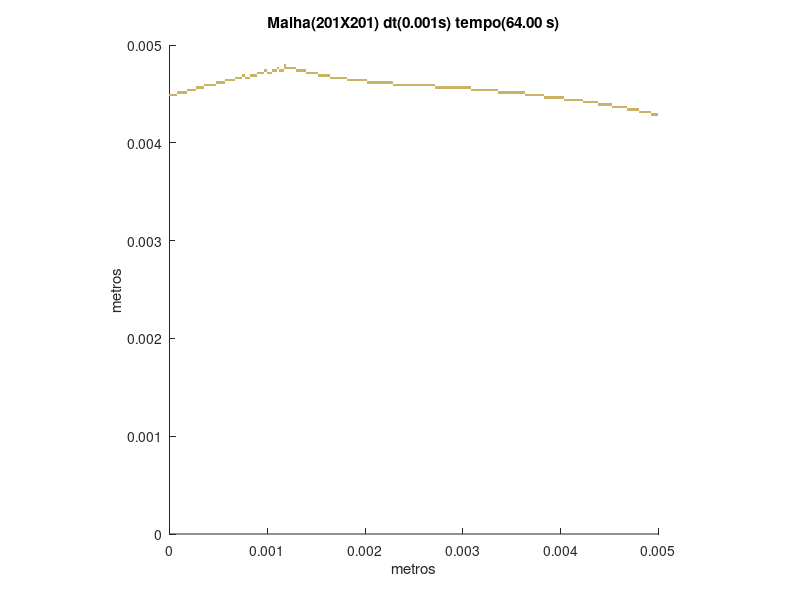

Here is the MATLAB script that generated this plot:
set (gca,'PlotBoxAspectRatio',[1 1 1],'Xlim',[0,0.005],'Ylim',[0,0.005])
hold on
title('Malha(201X201) dt(0.001s) tempo(64.00 s)')
hold on
ylabel('metros')
hold on
xlabel('metros')
hold on

fill([0.00492537313432836 0.00492537313432836 0.00495024875621891 0.00495024875621891],[0.00427860696517413 0.00430348258706468 0.00430348258706468 0.00427860696517413],[0.8,0.7,0.4],'LineStyle','none')

fill([0.00495024875621891 0.00495024875621891 0.00497512437810945 0.00497512437810945],[0.00427860696517413 0.00430348258706468 0.00430348258706468 0.00427860696517413],[0.8,0.7,0.4],'LineStyle','none')

fill([0.00497512437810945 0.00497512437810945 0.005 0.005],[0.00427860696517413 0.00430348258706468 0.00430348258706468 0.00427860696517413],[0.8,0.7,0.4],'LineStyle','none')

fill([0.00480099502487562 0.00480099502487562 0.00482587064676617 0.00482587064676617],[0.00430348258706468 0.00432835820895522 0.00432835820895522 0.00430348258706468],[0.8,0.7,0.4],'LineStyle','none')

fill([0.00482587064676617 0.00482587064676617 0.00485074626865672 0.00485074626865672],[0.00430348258706468 0.00432835820895522 0.00432835820895522 0.00430348258706468],[0.8,0.7,0.4],'LineStyle','none')

fill([0.00485074626865672 0.00485074626865672 0.00487562189054726 0.00487562189054726],[0.00430348258706468 0.00432835820895522 0.00432835820895522 0.00430348258706468],[0.8,0.7,0.4],'LineStyle','none')

fill([0.00487562189054726 0.00487562189054726 0.00490049751243781 0.00490049751243781],[0.00430348258706468 0.00432835820895522 0.00432835820895522 0.00430348258706468],[0.8,0.7,0.4],'LineStyle','none')

fill([0.00490049751243781 0.00490049751243781 0.00492537313432836 0.00492537313432836],[0.00430348258706468 0.00432835820895522 0.00432835820895522 0.00430348258706468],[0.8,0.7,0.4],'LineStyle','none')

fill([0.00467661691542289 0.00467661691542289 0.00470149253731343 0.00470149253731343],[0.00432835820895522 0.00435323383084577 0.00435323383084577 0.00432835820895522],[0.8,0.7,0.4],'LineStyle','none')

fill([0.00470149253731343 0.00470149253731343 0.00472636815920398 0.00472636815920398],[0.00432835820895522 0.00435323383084577 0.00435323383084577 0.00432835820895522],[0.8,0.7,0.4],'LineStyle','none')

fill([0.00472636815920398 0.00472636815920398 0.00475124378109453 0.00475124378109453],[0.00432835820895522 0.00435323383084577 0.00435323383084577 0.00432835820895522],[0.8,0.7,0.4],'LineStyle','none')

fill([0.00475124378109453 0.00475124378109453 0.00477611940298507 0.00477611940298507],[0.00432835820895522 0.00435323383084577 0.00435323383084577 0.00432835820895522],[0.8,0.7,0.4],'LineStyle','none')

fill([0.00477611940298507 0.00477611940298507 0.00480099502487562 0.00480099502487562],[0.00432835820895522 0.00435323383084577 0.00435323383084577 0.00432835820895522],[0.8,0.7,0.4],'LineStyle','none')

fill([0.0045273631840796 0.0045273631840796 0.00455223880597015 0.00455223880597015],[0.00435323383084577 0.00437810945273632 0.00437810945273632 0.00435323383084577],[0.8,0.7,0.4],'LineStyle','none')

fill([0.00455223880597015 0.00455223880597015 0.0045771144278607 0.0045771144278607],[0.00435323383084577 0.00437810945273632 0.00437810945273632 0.00435323383084577],[0.8,0.7,0.4],'LineStyle','none')

fill([0.0045771144278607 0.0045771144278607 0.00460199004975124 0.00460199004975124],[0.00435323383084577 0.00437810945273632 0.00437810945273632 0.00435323383084577],[0.8,0.7,0.4],'LineStyle','none')

fill([0.00460199004975124 0.00460199004975124 0.00462686567164179 0.00462686567164179],[0.00435323383084577 0.00437810945273632 0.00437810945273632 0.00435323383084577],[0.8,0.7,0.4],'LineStyle','none')

fill([0.00462686567164179 0.00462686567164179 0.00465174129353234 0.00465174129353234],[0.00435323383084577 0.00437810945273632 0.00437810945273632 0.00435323383084577],[0.8,0.7,0.4],'LineStyle','none')

fill([0.00465174129353234 0.00465174129353234 0.00467661691542289 0.00467661691542289],[0.00435323383084577 0.00437810945273632 0.00437810945273632 0.00435323383084577],[0.8,0.7,0.4],'LineStyle','none')

fill([0.00437810945273632 0.00437810945273632 0.00440298507462687 0.00440298507462687],[0.00437810945273632 0.00440298507462687 0.00440298507462687 0.00437810945273632],[0.8,0.7,0.4],'LineStyle','none')

fill([0.00440298507462687 0.00440298507462687 0.00442786069651741 0.00442786069651741],[0.00437810945273632 0.00440298507462687 0.00440298507462687 0.00437810945273632],[0.8,0.7,0.4],'LineStyle','none')

fill([0.00442786069651741 0.00442786069651741 0.00445273631840796 0.00445273631840796],[0.00437810945273632 0.00440298507462687 0.00440298507462687 0.00437810945273632],[0.8,0.7,0.4],'LineStyle','none')

fill([0.00445273631840796 0.00445273631840796 0.00447761194029851 0.00447761194029851],[0.00437810945273632 0.00440298507462687 0.00440298507462687 0.00437810945273632],[0.8,0.7,0.4],'LineStyle','none')

fill([0.00447761194029851 0.00447761194029851 0.00450248756218905 0.00450248756218905],[0.00437810945273632 0.00440298507462687 0.00440298507462687 0.00437810945273632],[0.8,0.7,0.4],'LineStyle','none')

fill([0.00450248756218905 0.00450248756218905 0.0045273631840796 0.0045273631840796],[0.00437810945273632 0.00440298507462687 0.00440298507462687 0.00437810945273632],[0.8,0.7,0.4],'LineStyle','none')

fill([0.00422885572139303 0.00422885572139303 0.00425373134328358 0.00425373134328358],[0.00440298507462687 0.00442786069651741 0.00442786069651741 0.00440298507462687],[0.8,0.7,0.4],'LineStyle','none')

fill([0.00425373134328358 0.00425373134328358 0.00427860696517413 0.00427860696517413],[0.00440298507462687 0.00442786069651741 0.00442786069651741 0.00440298507462687],[0.8,0.7,0.4],'LineStyle','none')

fill([0.00427860696517413 0.00427860696517413 0.00430348258706468 0.00430348258706468],[0.00440298507462687 0.00442786069651741 0.00442786069651741 0.00440298507462687],[0.8,0.7,0.4],'LineStyle','none')

fill([0.00430348258706468 0.00430348258706468 0.00432835820895522 0.00432835820895522],[0.00440298507462687 0.00442786069651741 0.00442786069651741 0.00440298507462687],[0.8,0.7,0.4],'LineStyle','none')

fill([0.00432835820895522 0.00432835820895522 0.00435323383084577 0.00435323383084577],[0.00440298507462687 0.00442786069651741 0.00442786069651741 0.00440298507462687],[0.8,0.7,0.4],'LineStyle','none')

fill([0.00435323383084577 0.00435323383084577 0.00437810945273632 0.00437810945273632],[0.00440298507462687 0.00442786069651741 0.00442786069651741 0.00440298507462687],[0.8,0.7,0.4],'LineStyle','none')

fill([0.00402985074626866 0.00402985074626866 0.0040547263681592 0.0040547263681592],[0.00442786069651741 0.00445273631840796 0.00445273631840796 0.00442786069651741],[0.8,0.7,0.4],'LineStyle','none')

fill([0.0040547263681592 0.0040547263681592 0.00407960199004975 0.00407960199004975],[0.00442786069651741 0.00445273631840796 0.00445273631840796 0.00442786069651741],[0.8,0.7,0.4],'LineStyle','none')

fill([0.00407960199004975 0.00407960199004975 0.0041044776119403 0.0041044776119403],[0.00442786069651741 0.00445273631840796 0.00445273631840796 0.00442786069651741],[0.8,0.7,0.4],'LineStyle','none')

fill([0.0041044776119403 0.0041044776119403 0.00412935323383085 0.00412935323383085],[0.00442786069651741 0.00445273631840796 0.00445273631840796 0.00442786069651741],[0.8,0.7,0.4],'LineStyle','none')

fill([0.00412935323383085 0.00412935323383085 0.00415422885572139 0.00415422885572139],[0.00442786069651741 0.00445273631840796 0.00445273631840796 0.00442786069651741],[0.8,0.7,0.4],'LineStyle','none')

fill([0.00415422885572139 0.00415422885572139 0.00417910447761194 0.00417910447761194],[0.00442786069651741 0.00445273631840796 0.00445273631840796 0.00442786069651741],[0.8,0.7,0.4],'LineStyle','none')

fill([0.00417910447761194 0.00417910447761194 0.00420398009950249 0.00420398009950249],[0.00442786069651741 0.00445273631840796 0.00445273631840796 0.00442786069651741],[0.8,0.7,0.4],'LineStyle','none')

fill([0.00420398009950249 0.00420398009950249 0.00422885572139303 0.00422885572139303],[0.00442786069651741 0.00445273631840796 0.00445273631840796 0.00442786069651741],[0.8,0.7,0.4],'LineStyle','none')

fill([0.00383084577114428 0.00383084577114428 0.00385572139303483 0.00385572139303483],[0.00445273631840796 0.00447761194029851 0.00447761194029851 0.00445273631840796],[0.8,0.7,0.4],'LineStyle','none')

fill([0.00385572139303483 0.00385572139303483 0.00388059701492537 0.00388059701492537],[0.00445273631840796 0.00447761194029851 0.00447761194029851 0.00445273631840796],[0.8,0.7,0.4],'LineStyle','none')

fill([0.00388059701492537 0.00388059701492537 0.00390547263681592 0.00390547263681592],[0.00445273631840796 0.00447761194029851 0.00447761194029851 0.00445273631840796],[0.8,0.7,0.4],'LineStyle','none')

fill([0.00390547263681592 0.00390547263681592 0.00393034825870647 0.00393034825870647],[0.00445273631840796 0.00447761194029851 0.00447761194029851 0.00445273631840796],[0.8,0.7,0.4],'LineStyle','none')

fill([0.00393034825870647 0.00393034825870647 0.00395522388059701 0.00395522388059701],[0.00445273631840796 0.00447761194029851 0.00447761194029851 0.00445273631840796],[0.8,0.7,0.4],'LineStyle','none')

fill([0.00395522388059701 0.00395522388059701 0.00398009950248756 0.00398009950248756],[0.00445273631840796 0.00447761194029851 0.00447761194029851 0.00445273631840796],[0.8,0.7,0.4],'LineStyle','none')

fill([0.00398009950248756 0.00398009950248756 0.00400497512437811 0.00400497512437811],[0.00445273631840796 0.00447761194029851 0.00447761194029851 0.00445273631840796],[0.8,0.7,0.4],'LineStyle','none')

fill([0.00400497512437811 0.00400497512437811 0.00402985074626866 0.00402985074626866],[0.00445273631840796 0.00447761194029851 0.00447761194029851 0.00445273631840796],[0.8,0.7,0.4],'LineStyle','none')

fill([0 0 2.48756218905473E-05 2.48756218905473E-05],[0.00447761194029851 0.00450248756218905 0.00450248756218905 0.00447761194029851],[0.8,0.7,0.4],'LineStyle','none')

fill([2.48756218905473E-05 2.48756218905473E-05 4.97512437810945E-05 4.97512437810945E-05],[0.00447761194029851 0.00450248756218905 0.00450248756218905 0.00447761194029851],[0.8,0.7,0.4],'LineStyle','none')

fill([4.97512437810945E-05 4.97512437810945E-05 7.46268656716418E-05 7.46268656716418E-05],[0.00447761194029851 0.00450248756218905 0.00450248756218905 0.00447761194029851],[0.8,0.7,0.4],'LineStyle','none')

fill([0.0036318407960199 0.0036318407960199 0.00365671641791045 0.00365671641791045],[0.00447761194029851 0.00450248756218905 0.00450248756218905 0.00447761194029851],[0.8,0.7,0.4],'LineStyle','none')

fill([0.00365671641791045 0.00365671641791045 0.003681592039801 0.003681592039801],[0.00447761194029851 0.00450248756218905 0.00450248756218905 0.00447761194029851],[0.8,0.7,0.4],'LineStyle','none')

fill([0.003681592039801 0.003681592039801 0.00370646766169154 0.00370646766169154],[0.00447761194029851 0.00450248756218905 0.00450248756218905 0.00447761194029851],[0.8,0.7,0.4],'LineStyle','none')

fill([0.00370646766169154 0.00370646766169154 0.00373134328358209 0.00373134328358209],[0.00447761194029851 0.00450248756218905 0.00450248756218905 0.00447761194029851],[0.8,0.7,0.4],'LineStyle','none')

fill([0.00373134328358209 0.00373134328358209 0.00375621890547264 0.00375621890547264],[0.00447761194029851 0.00450248756218905 0.00450248756218905 0.00447761194029851],[0.8,0.7,0.4],'LineStyle','none')

fill([0.00375621890547264 0.00375621890547264 0.00378109452736318 0.00378109452736318],[0.00447761194029851 0.00450248756218905 0.00450248756218905 0.00447761194029851],[0.8,0.7,0.4],'LineStyle','none')

fill([0.00378109452736318 0.00378109452736318 0.00380597014925373 0.00380597014925373],[0.00447761194029851 0.00450248756218905 0.00450248756218905 0.00447761194029851],[0.8,0.7,0.4],'LineStyle','none')

fill([0.00380597014925373 0.00380597014925373 0.00383084577114428 0.00383084577114428],[0.00447761194029851 0.00450248756218905 0.00450248756218905 0.00447761194029851],[0.8,0.7,0.4],'LineStyle','none')

fill([7.46268656716418E-05 7.46268656716418E-05 9.95024875621891E-05 9.95024875621891E-05],[0.00450248756218905 0.0045273631840796 0.0045273631840796 0.00450248756218905],[0.8,0.7,0.4],'LineStyle','none')

fill([9.95024875621891E-05 9.95024875621891E-05 0.000124378109452736 0.000124378109452736],[0.00450248756218905 0.0045273631840796 0.0045273631840796 0.00450248756218905],[0.8,0.7,0.4],'LineStyle','none')

fill([0.000124378109452736 0.000124378109452736 0.000149253731343284 0.000149253731343284],[0.00450248756218905 0.0045273631840796 0.0045273631840796 0.00450248756218905],[0.8,0.7,0.4],'LineStyle','none')

fill([0.000149253731343284 0.000149253731343284 0.000174129353233831 0.000174129353233831],[0.00450248756218905 0.0045273631840796 0.0045273631840796 0.00450248756218905],[0.8,0.7,0.4],'LineStyle','none')

fill([0.00335820895522388 0.00335820895522388 0.00338308457711443 0.00338308457711443],[0.00450248756218905 0.0045273631840796 0.0045273631840796 0.00450248756218905],[0.8,0.7,0.4],'LineStyle','none')

fill([0.00338308457711443 0.00338308457711443 0.00340796019900498 0.00340796019900498],[0.00450248756218905 0.0045273631840796 0.0045273631840796 0.00450248756218905],[0.8,0.7,0.4],'LineStyle','none')

fill([0.00340796019900498 0.00340796019900498 0.00343283582089552 0.00343283582089552],[0.00450248756218905 0.0045273631840796 0.0045273631840796 0.00450248756218905],[0.8,0.7,0.4],'LineStyle','none')

fill([0.00343283582089552 0.00343283582089552 0.00345771144278607 0.00345771144278607],[0.00450248756218905 0.0045273631840796 0.0045273631840796 0.00450248756218905],[0.8,0.7,0.4],'LineStyle','none')

fill([0.00345771144278607 0.00345771144278607 0.00348258706467662 0.00348258706467662],[0.00450248756218905 0.0045273631840796 0.0045273631840796 0.00450248756218905],[0.8,0.7,0.4],'LineStyle','none')

fill([0.00348258706467662 0.00348258706467662 0.00350746268656716 0.00350746268656716],[0.00450248756218905 0.0045273631840796 0.0045273631840796 0.00450248756218905],[0.8,0.7,0.4],'LineStyle','none')

fill([0.00350746268656716 0.00350746268656716 0.00353233830845771 0.00353233830845771],[0.00450248756218905 0.0045273631840796 0.0045273631840796 0.00450248756218905],[0.8,0.7,0.4],'LineStyle','none')

fill([0.00353233830845771 0.00353233830845771 0.00355721393034826 0.00355721393034826],[0.00450248756218905 0.0045273631840796 0.0045273631840796 0.00450248756218905],[0.8,0.7,0.4],'LineStyle','none')

fill([0.00355721393034826 0.00355721393034826 0.00358208955223881 0.00358208955223881],[0.00450248756218905 0.0045273631840796 0.0045273631840796 0.00450248756218905],[0.8,0.7,0.4],'LineStyle','none')

fill([0.00358208955223881 0.00358208955223881 0.00360696517412935 0.00360696517412935],[0.00450248756218905 0.0045273631840796 0.0045273631840796 0.00450248756218905],[0.8,0.7,0.4],'LineStyle','none')

fill([0.00360696517412935 0.00360696517412935 0.0036318407960199 0.0036318407960199],[0.00450248756218905 0.0045273631840796 0.0045273631840796 0.00450248756218905],[0.8,0.7,0.4],'LineStyle','none')

fill([0.000174129353233831 0.000174129353233831 0.000199004975124378 0.000199004975124378],[0.0045273631840796 0.00455223880597015 0.00455223880597015 0.0045273631840796],[0.8,0.7,0.4],'LineStyle','none')

fill([0.000199004975124378 0.000199004975124378 0.000223880597014925 0.000223880597014925],[0.0045273631840796 0.00455223880597015 0.00455223880597015 0.0045273631840796],[0.8,0.7,0.4],'LineStyle','none')

fill([0.000223880597014925 0.000223880597014925 0.000248756218905473 0.000248756218905473],[0.0045273631840796 0.00455223880597015 0.00455223880597015 0.0045273631840796],[0.8,0.7,0.4],'LineStyle','none')

fill([0.000248756218905473 0.000248756218905473 0.00027363184079602 0.00027363184079602],[0.0045273631840796 0.00455223880597015 0.00455223880597015 0.0045273631840796],[0.8,0.7,0.4],'LineStyle','none')

fill([0.00308457711442786 0.00308457711442786 0.00310945273631841 0.00310945273631841],[0.0045273631840796 0.00455223880597015 0.00455223880597015 0.0045273631840796],[0.8,0.7,0.4],'LineStyle','none')

fill([0.00310945273631841 0.00310945273631841 0.00313432835820896 0.00313432835820896],[0.0045273631840796 0.00455223880597015 0.00455223880597015 0.0045273631840796],[0.8,0.7,0.4],'LineStyle','none')

fill([0.00313432835820896 0.00313432835820896 0.0031592039800995 0.0031592039800995],[0.0045273631840796 0.00455223880597015 0.00455223880597015 0.0045273631840796],[0.8,0.7,0.4],'LineStyle','none')

fill([0.0031592039800995 0.0031592039800995 0.00318407960199005 0.00318407960199005],[0.0045273631840796 0.00455223880597015 0.00455223880597015 0.0045273631840796],[0.8,0.7,0.4],'LineStyle','none')

fill([0.00318407960199005 0.00318407960199005 0.0032089552238806 0.0032089552238806],[0.0045273631840796 0.00455223880597015 0.00455223880597015 0.0045273631840796],[0.8,0.7,0.4],'LineStyle','none')

fill([0.0032089552238806 0.0032089552238806 0.00323383084577114 0.00323383084577114],[0.0045273631840796 0.00455223880597015 0.00455223880597015 0.0045273631840796],[0.8,0.7,0.4],'LineStyle','none')

fill([0.00323383084577114 0.00323383084577114 0.00325870646766169 0.00325870646766169],[0.0045273631840796 0.00455223880597015 0.00455223880597015 0.0045273631840796],[0.8,0.7,0.4],'LineStyle','none')

fill([0.00325870646766169 0.00325870646766169 0.00328358208955224 0.00328358208955224],[0.0045273631840796 0.00455223880597015 0.00455223880597015 0.0045273631840796],[0.8,0.7,0.4],'LineStyle','none')

fill([0.00328358208955224 0.00328358208955224 0.00330845771144279 0.00330845771144279],[0.0045273631840796 0.00455223880597015 0.00455223880597015 0.0045273631840796],[0.8,0.7,0.4],'LineStyle','none')

fill([0.00330845771144279 0.00330845771144279 0.00333333333333333 0.00333333333333333],[0.0045273631840796 0.00455223880597015 0.00455223880597015 0.0045273631840796],[0.8,0.7,0.4],'LineStyle','none')

fill([0.00333333333333333 0.00333333333333333 0.00335820895522388 0.00335820895522388],[0.0045273631840796 0.00455223880597015 0.00455223880597015 0.0045273631840796],[0.8,0.7,0.4],'LineStyle','none')

fill([0.00027363184079602 0.00027363184079602 0.000298507462686567 0.000298507462686567],[0.00455223880597015 0.0045771144278607 0.0045771144278607 0.00455223880597015],[0.8,0.7,0.4],'LineStyle','none')

fill([0.000298507462686567 0.000298507462686567 0.000323383084577114 0.000323383084577114],[0.00455223880597015 0.0045771144278607 0.0045771144278607 0.00455223880597015],[0.8,0.7,0.4],'LineStyle','none')

fill([0.000323383084577114 0.000323383084577114 0.000348258706467662 0.000348258706467662],[0.00455223880597015 0.0045771144278607 0.0045771144278607 0.00455223880597015],[0.8,0.7,0.4],'LineStyle','none')

fill([0.00271144278606965 0.00271144278606965 0.0027363184079602 0.0027363184079602],[0.00455223880597015 0.0045771144278607 0.0045771144278607 0.00455223880597015],[0.8,0.7,0.4],'LineStyle','none')

fill([0.0027363184079602 0.0027363184079602 0.00276119402985075 0.00276119402985075],[0.00455223880597015 0.0045771144278607 0.0045771144278607 0.00455223880597015],[0.8,0.7,0.4],'LineStyle','none')

fill([0.00276119402985075 0.00276119402985075 0.00278606965174129 0.00278606965174129],[0.00455223880597015 0.0045771144278607 0.0045771144278607 0.00455223880597015],[0.8,0.7,0.4],'LineStyle','none')

fill([0.00278606965174129 0.00278606965174129 0.00281094527363184 0.00281094527363184],[0.00455223880597015 0.0045771144278607 0.0045771144278607 0.00455223880597015],[0.8,0.7,0.4],'LineStyle','none')

fill([0.00281094527363184 0.00281094527363184 0.00283582089552239 0.00283582089552239],[0.00455223880597015 0.0045771144278607 0.0045771144278607 0.00455223880597015],[0.8,0.7,0.4],'LineStyle','none')

fill([0.00283582089552239 0.00283582089552239 0.00286069651741294 0.00286069651741294],[0.00455223880597015 0.0045771144278607 0.0045771144278607 0.00455223880597015],[0.8,0.7,0.4],'LineStyle','none')

fill([0.00286069651741294 0.00286069651741294 0.00288557213930348 0.00288557213930348],[0.00455223880597015 0.0045771144278607 0.0045771144278607 0.00455223880597015],[0.8,0.7,0.4],'LineStyle','none')

fill([0.00288557213930348 0.00288557213930348 0.00291044776119403 0.00291044776119403],[0.00455223880597015 0.0045771144278607 0.0045771144278607 0.00455223880597015],[0.8,0.7,0.4],'LineStyle','none')

fill([0.00291044776119403 0.00291044776119403 0.00293532338308458 0.00293532338308458],[0.00455223880597015 0.0045771144278607 0.0045771144278607 0.00455223880597015],[0.8,0.7,0.4],'LineStyle','none')

fill([0.00293532338308458 0.00293532338308458 0.00296019900497512 0.00296019900497512],[0.00455223880597015 0.0045771144278607 0.0045771144278607 0.00455223880597015],[0.8,0.7,0.4],'LineStyle','none')

fill([0.00296019900497512 0.00296019900497512 0.00298507462686567 0.00298507462686567],[0.00455223880597015 0.0045771144278607 0.0045771144278607 0.00455223880597015],[0.8,0.7,0.4],'LineStyle','none')

fill([0.00298507462686567 0.00298507462686567 0.00300995024875622 0.00300995024875622],[0.00455223880597015 0.0045771144278607 0.0045771144278607 0.00455223880597015],[0.8,0.7,0.4],'LineStyle','none')

fill([0.00300995024875622 0.00300995024875622 0.00303482587064677 0.00303482587064677],[0.00455223880597015 0.0045771144278607 0.0045771144278607 0.00455223880597015],[0.8,0.7,0.4],'LineStyle','none')

fill([0.00303482587064677 0.00303482587064677 0.00305970149253731 0.00305970149253731],[0.00455223880597015 0.0045771144278607 0.0045771144278607 0.00455223880597015],[0.8,0.7,0.4],'LineStyle','none')

fill([0.00305970149253731 0.00305970149253731 0.00308457711442786 0.00308457711442786],[0.00455223880597015 0.0045771144278607 0.0045771144278607 0.00455223880597015],[0.8,0.7,0.4],'LineStyle','none')

fill([0.000348258706467662 0.000348258706467662 0.000373134328358209 0.000373134328358209],[0.0045771144278607 0.00460199004975124 0.00460199004975124 0.0045771144278607],[0.8,0.7,0.4],'LineStyle','none')

fill([0.000373134328358209 0.000373134328358209 0.000398009950248756 0.000398009950248756],[0.0045771144278607 0.00460199004975124 0.00460199004975124 0.0045771144278607],[0.8,0.7,0.4],'LineStyle','none')

fill([0.000398009950248756 0.000398009950248756 0.000422885572139303 0.000422885572139303],[0.0045771144278607 0.00460199004975124 0.00460199004975124 0.0045771144278607],[0.8,0.7,0.4],'LineStyle','none')

fill([0.000422885572139303 0.000422885572139303 0.000447761194029851 0.000447761194029851],[0.0045771144278607 0.00460199004975124 0.00460199004975124 0.0045771144278607],[0.8,0.7,0.4],'LineStyle','none')

fill([0.000447761194029851 0.000447761194029851 0.000472636815920398 0.000472636815920398],[0.0045771144278607 0.00460199004975124 0.00460199004975124 0.0045771144278607],[0.8,0.7,0.4],'LineStyle','none')

fill([0.00228855721393035 0.00228855721393035 0.0023134328358209 0.0023134328358209],[0.0045771144278607 0.00460199004975124 0.00460199004975124 0.0045771144278607],[0.8,0.7,0.4],'LineStyle','none')

fill([0.0023134328358209 0.0023134328358209 0.00233830845771144 0.00233830845771144],[0.0045771144278607 0.00460199004975124 0.00460199004975124 0.0045771144278607],[0.8,0.7,0.4],'LineStyle','none')

fill([0.00233830845771144 0.00233830845771144 0.00236318407960199 0.00236318407960199],[0.0045771144278607 0.00460199004975124 0.00460199004975124 0.0045771144278607],[0.8,0.7,0.4],'LineStyle','none')

fill([0.00236318407960199 0.00236318407960199 0.00238805970149254 0.00238805970149254],[0.0045771144278607 0.00460199004975124 0.00460199004975124 0.0045771144278607],[0.8,0.7,0.4],'LineStyle','none')

fill([0.00238805970149254 0.00238805970149254 0.00241293532338308 0.00241293532338308],[0.0045771144278607 0.00460199004975124 0.00460199004975124 0.0045771144278607],[0.8,0.7,0.4],'LineStyle','none')

fill([0.00241293532338308 0.00241293532338308 0.00243781094527363 0.00243781094527363],[0.0045771144278607 0.00460199004975124 0.00460199004975124 0.0045771144278607],[0.8,0.7,0.4],'LineStyle','none')

fill([0.00243781094527363 0.00243781094527363 0.00246268656716418 0.00246268656716418],[0.0045771144278607 0.00460199004975124 0.00460199004975124 0.0045771144278607],[0.8,0.7,0.4],'LineStyle','none')

fill([0.00246268656716418 0.00246268656716418 0.00248756218905473 0.00248756218905473],[0.0045771144278607 0.00460199004975124 0.00460199004975124 0.0045771144278607],[0.8,0.7,0.4],'LineStyle','none')

fill([0.00248756218905473 0.00248756218905473 0.00251243781094527 0.00251243781094527],[0.0045771144278607 0.00460199004975124 0.00460199004975124 0.0045771144278607],[0.8,0.7,0.4],'LineStyle','none')

fill([0.00251243781094527 0.00251243781094527 0.00253731343283582 0.00253731343283582],[0.0045771144278607 0.00460199004975124 0.00460199004975124 0.0045771144278607],[0.8,0.7,0.4],'LineStyle','none')

fill([0.00253731343283582 0.00253731343283582 0.00256218905472637 0.00256218905472637],[0.0045771144278607 0.00460199004975124 0.00460199004975124 0.0045771144278607],[0.8,0.7,0.4],'LineStyle','none')

fill([0.00256218905472637 0.00256218905472637 0.00258706467661692 0.00258706467661692],[0.0045771144278607 0.00460199004975124 0.00460199004975124 0.0045771144278607],[0.8,0.7,0.4],'LineStyle','none')

fill([0.00258706467661692 0.00258706467661692 0.00261194029850746 0.00261194029850746],[0.0045771144278607 0.00460199004975124 0.00460199004975124 0.0045771144278607],[0.8,0.7,0.4],'LineStyle','none')

fill([0.00261194029850746 0.00261194029850746 0.00263681592039801 0.00263681592039801],[0.0045771144278607 0.00460199004975124 0.00460199004975124 0.0045771144278607],[0.8,0.7,0.4],'LineStyle','none')

fill([0.00263681592039801 0.00263681592039801 0.00266169154228856 0.00266169154228856],[0.0045771144278607 0.00460199004975124 0.00460199004975124 0.0045771144278607],[0.8,0.7,0.4],'LineStyle','none')

fill([0.00266169154228856 0.00266169154228856 0.0026865671641791 0.0026865671641791],[0.0045771144278607 0.00460199004975124 0.00460199004975124 0.0045771144278607],[0.8,0.7,0.4],'LineStyle','none')

fill([0.0026865671641791 0.0026865671641791 0.00271144278606965 0.00271144278606965],[0.0045771144278607 0.00460199004975124 0.00460199004975124 0.0045771144278607],[0.8,0.7,0.4],'LineStyle','none')

fill([0.000472636815920398 0.000472636815920398 0.000497512437810945 0.000497512437810945],[0.00460199004975124 0.00462686567164179 0.00462686567164179 0.00460199004975124],[0.8,0.7,0.4],'LineStyle','none')

fill([0.000497512437810945 0.000497512437810945 0.000522388059701492 0.000522388059701492],[0.00460199004975124 0.00462686567164179 0.00462686567164179 0.00460199004975124],[0.8,0.7,0.4],'LineStyle','none')

fill([0.000522388059701492 0.000522388059701492 0.00054726368159204 0.00054726368159204],[0.00460199004975124 0.00462686567164179 0.00462686567164179 0.00460199004975124],[0.8,0.7,0.4],'LineStyle','none')

fill([0.00054726368159204 0.00054726368159204 0.000572139303482587 0.000572139303482587],[0.00460199004975124 0.00462686567164179 0.00462686567164179 0.00460199004975124],[0.8,0.7,0.4],'LineStyle','none')

fill([0.00201492537313433 0.00201492537313433 0.00203980099502488 0.00203980099502488],[0.00460199004975124 0.00462686567164179 0.00462686567164179 0.00460199004975124],[0.8,0.7,0.4],'LineStyle','none')

fill([0.00203980099502488 0.00203980099502488 0.00206467661691542 0.00206467661691542],[0.00460199004975124 0.00462686567164179 0.00462686567164179 0.00460199004975124],[0.8,0.7,0.4],'LineStyle','none')

fill([0.00206467661691542 0.00206467661691542 0.00208955223880597 0.00208955223880597],[0.00460199004975124 0.00462686567164179 0.00462686567164179 0.00460199004975124],[0.8,0.7,0.4],'LineStyle','none')

fill([0.00208955223880597 0.00208955223880597 0.00211442786069652 0.00211442786069652],[0.00460199004975124 0.00462686567164179 0.00462686567164179 0.00460199004975124],[0.8,0.7,0.4],'LineStyle','none')

fill([0.00211442786069652 0.00211442786069652 0.00213930348258706 0.00213930348258706],[0.00460199004975124 0.00462686567164179 0.00462686567164179 0.00460199004975124],[0.8,0.7,0.4],'LineStyle','none')

fill([0.00213930348258706 0.00213930348258706 0.00216417910447761 0.00216417910447761],[0.00460199004975124 0.00462686567164179 0.00462686567164179 0.00460199004975124],[0.8,0.7,0.4],'LineStyle','none')

fill([0.00216417910447761 0.00216417910447761 0.00218905472636816 0.00218905472636816],[0.00460199004975124 0.00462686567164179 0.00462686567164179 0.00460199004975124],[0.8,0.7,0.4],'LineStyle','none')

fill([0.00218905472636816 0.00218905472636816 0.00221393034825871 0.00221393034825871],[0.00460199004975124 0.00462686567164179 0.00462686567164179 0.00460199004975124],[0.8,0.7,0.4],'LineStyle','none')

fill([0.00221393034825871 0.00221393034825871 0.00223880597014925 0.00223880597014925],[0.00460199004975124 0.00462686567164179 0.00462686567164179 0.00460199004975124],[0.8,0.7,0.4],'LineStyle','none')

fill([0.00223880597014925 0.00223880597014925 0.0022636815920398 0.0022636815920398],[0.00460199004975124 0.00462686567164179 0.00462686567164179 0.00460199004975124],[0.8,0.7,0.4],'LineStyle','none')

fill([0.0022636815920398 0.0022636815920398 0.00228855721393035 0.00228855721393035],[0.00460199004975124 0.00462686567164179 0.00462686567164179 0.00460199004975124],[0.8,0.7,0.4],'LineStyle','none')

fill([0.000572139303482587 0.000572139303482587 0.000597014925373134 0.000597014925373134],[0.00462686567164179 0.00465174129353234 0.00465174129353234 0.00462686567164179],[0.8,0.7,0.4],'LineStyle','none')

fill([0.000597014925373134 0.000597014925373134 0.000621890547263682 0.000621890547263682],[0.00462686567164179 0.00465174129353234 0.00465174129353234 0.00462686567164179],[0.8,0.7,0.4],'LineStyle','none')

fill([0.000621890547263682 0.000621890547263682 0.000646766169154229 0.000646766169154229],[0.00462686567164179 0.00465174129353234 0.00465174129353234 0.00462686567164179],[0.8,0.7,0.4],'LineStyle','none')

fill([0.000646766169154229 0.000646766169154229 0.000671641791044776 0.000671641791044776],[0.00462686567164179 0.00465174129353234 0.00465174129353234 0.00462686567164179],[0.8,0.7,0.4],'LineStyle','none')

fill([0.00181592039800995 0.00181592039800995 0.0018407960199005 0.0018407960199005],[0.00462686567164179 0.00465174129353234 0.00465174129353234 0.00462686567164179],[0.8,0.7,0.4],'LineStyle','none')

fill([0.0018407960199005 0.0018407960199005 0.00186567164179104 0.00186567164179104],[0.00462686567164179 0.00465174129353234 0.00465174129353234 0.00462686567164179],[0.8,0.7,0.4],'LineStyle','none')

fill([0.00186567164179104 0.00186567164179104 0.00189054726368159 0.00189054726368159],[0.00462686567164179 0.00465174129353234 0.00465174129353234 0.00462686567164179],[0.8,0.7,0.4],'LineStyle','none')

fill([0.00189054726368159 0.00189054726368159 0.00191542288557214 0.00191542288557214],[0.00462686567164179 0.00465174129353234 0.00465174129353234 0.00462686567164179],[0.8,0.7,0.4],'LineStyle','none')

fill([0.00191542288557214 0.00191542288557214 0.00194029850746269 0.00194029850746269],[0.00462686567164179 0.00465174129353234 0.00465174129353234 0.00462686567164179],[0.8,0.7,0.4],'LineStyle','none')

fill([0.00194029850746269 0.00194029850746269 0.00196517412935323 0.00196517412935323],[0.00462686567164179 0.00465174129353234 0.00465174129353234 0.00462686567164179],[0.8,0.7,0.4],'LineStyle','none')

fill([0.00196517412935323 0.00196517412935323 0.00199004975124378 0.00199004975124378],[0.00462686567164179 0.00465174129353234 0.00465174129353234 0.00462686567164179],[0.8,0.7,0.4],'LineStyle','none')

fill([0.00199004975124378 0.00199004975124378 0.00201492537313433 0.00201492537313433],[0.00462686567164179 0.00465174129353234 0.00465174129353234 0.00462686567164179],[0.8,0.7,0.4],'LineStyle','none')

fill([0.000671641791044776 0.000671641791044776 0.000696517412935323 0.000696517412935323],[0.00465174129353234 0.00467661691542289 0.00467661691542289 0.00465174129353234],[0.8,0.7,0.4],'LineStyle','none')

fill([0.000696517412935323 0.000696517412935323 0.000721393034825871 0.000721393034825871],[0.00465174129353234 0.00467661691542289 0.00467661691542289 0.00465174129353234],[0.8,0.7,0.4],'LineStyle','none')

fill([0.000721393034825871 0.000721393034825871 0.000746268656716418 0.000746268656716418],[0.00465174129353234 0.00467661691542289 0.00467661691542289 0.00465174129353234],[0.8,0.7,0.4],'LineStyle','none')

fill([0.000771144278606965 0.000771144278606965 0.000796019900497512 0.000796019900497512],[0.00465174129353234 0.00467661691542289 0.00467661691542289 0.00465174129353234],[0.8,0.7,0.4],'LineStyle','none')

fill([0.000796019900497512 0.000796019900497512 0.00082089552238806 0.00082089552238806],[0.00465174129353234 0.00467661691542289 0.00467661691542289 0.00465174129353234],[0.8,0.7,0.4],'LineStyle','none')

fill([0.00164179104477612 0.00164179104477612 0.00166666666666667 0.00166666666666667],[0.00465174129353234 0.00467661691542289 0.00467661691542289 0.00465174129353234],[0.8,0.7,0.4],'LineStyle','none')

fill([0.00166666666666667 0.00166666666666667 0.00169154228855721 0.00169154228855721],[0.00465174129353234 0.00467661691542289 0.00467661691542289 0.00465174129353234],[0.8,0.7,0.4],'LineStyle','none')

fill([0.00169154228855721 0.00169154228855721 0.00171641791044776 0.00171641791044776],[0.00465174129353234 0.00467661691542289 0.00467661691542289 0.00465174129353234],[0.8,0.7,0.4],'LineStyle','none')

fill([0.00171641791044776 0.00171641791044776 0.00174129353233831 0.00174129353233831],[0.00465174129353234 0.00467661691542289 0.00467661691542289 0.00465174129353234],[0.8,0.7,0.4],'LineStyle','none')

fill([0.00174129353233831 0.00174129353233831 0.00176616915422886 0.00176616915422886],[0.00465174129353234 0.00467661691542289 0.00467661691542289 0.00465174129353234],[0.8,0.7,0.4],'LineStyle','none')

fill([0.00176616915422886 0.00176616915422886 0.0017910447761194 0.0017910447761194],[0.00465174129353234 0.00467661691542289 0.00467661691542289 0.00465174129353234],[0.8,0.7,0.4],'LineStyle','none')

fill([0.0017910447761194 0.0017910447761194 0.00181592039800995 0.00181592039800995],[0.00465174129353234 0.00467661691542289 0.00467661691542289 0.00465174129353234],[0.8,0.7,0.4],'LineStyle','none')

fill([0.000746268656716418 0.000746268656716418 0.000771144278606965 0.000771144278606965],[0.00467661691542289 0.00470149253731343 0.00470149253731343 0.00467661691542289],[0.8,0.7,0.4],'LineStyle','none')

fill([0.00082089552238806 0.00082089552238806 0.000845771144278607 0.000845771144278607],[0.00467661691542289 0.00470149253731343 0.00470149253731343 0.00467661691542289],[0.8,0.7,0.4],'LineStyle','none')

fill([0.000845771144278607 0.000845771144278607 0.000870646766169154 0.000870646766169154],[0.00467661691542289 0.00470149253731343 0.00470149253731343 0.00467661691542289],[0.8,0.7,0.4],'LineStyle','none')

fill([0.000870646766169154 0.000870646766169154 0.000895522388059702 0.000895522388059702],[0.00467661691542289 0.00470149253731343 0.00470149253731343 0.00467661691542289],[0.8,0.7,0.4],'LineStyle','none')

fill([0.00151741293532338 0.00151741293532338 0.00154228855721393 0.00154228855721393],[0.00467661691542289 0.00470149253731343 0.00470149253731343 0.00467661691542289],[0.8,0.7,0.4],'LineStyle','none')

fill([0.00154228855721393 0.00154228855721393 0.00156716417910448 0.00156716417910448],[0.00467661691542289 0.00470149253731343 0.00470149253731343 0.00467661691542289],[0.8,0.7,0.4],'LineStyle','none')

fill([0.00156716417910448 0.00156716417910448 0.00159203980099502 0.00159203980099502],[0.00467661691542289 0.00470149253731343 0.00470149253731343 0.00467661691542289],[0.8,0.7,0.4],'LineStyle','none')

fill([0.00159203980099502 0.00159203980099502 0.00161691542288557 0.00161691542288557],[0.00467661691542289 0.00470149253731343 0.00470149253731343 0.00467661691542289],[0.8,0.7,0.4],'LineStyle','none')

fill([0.00161691542288557 0.00161691542288557 0.00164179104477612 0.00164179104477612],[0.00467661691542289 0.00470149253731343 0.00470149253731343 0.00467661691542289],[0.8,0.7,0.4],'LineStyle','none')

fill([0.000895522388059702 0.000895522388059702 0.000920398009950249 0.000920398009950249],[0.00470149253731343 0.00472636815920398 0.00472636815920398 0.00470149253731343],[0.8,0.7,0.4],'LineStyle','none')

fill([0.000920398009950249 0.000920398009950249 0.000945273631840796 0.000945273631840796],[0.00470149253731343 0.00472636815920398 0.00472636815920398 0.00470149253731343],[0.8,0.7,0.4],'LineStyle','none')

fill([0.000945273631840796 0.000945273631840796 0.000970149253731343 0.000970149253731343],[0.00470149253731343 0.00472636815920398 0.00472636815920398 0.00470149253731343],[0.8,0.7,0.4],'LineStyle','none')

fill([0.00099502487562189 0.00099502487562189 0.00101990049751244 0.00101990049751244],[0.00470149253731343 0.00472636815920398 0.00472636815920398 0.00470149253731343],[0.8,0.7,0.4],'LineStyle','none')

fill([0.00101990049751244 0.00101990049751244 0.00104477611940298 0.00104477611940298],[0.00470149253731343 0.00472636815920398 0.00472636815920398 0.00470149253731343],[0.8,0.7,0.4],'LineStyle','none')

fill([0.00139303482587065 0.00139303482587065 0.00141791044776119 0.00141791044776119],[0.00470149253731343 0.00472636815920398 0.00472636815920398 0.00470149253731343],[0.8,0.7,0.4],'LineStyle','none')

fill([0.00141791044776119 0.00141791044776119 0.00144278606965174 0.00144278606965174],[0.00470149253731343 0.00472636815920398 0.00472636815920398 0.00470149253731343],[0.8,0.7,0.4],'LineStyle','none')

fill([0.00144278606965174 0.00144278606965174 0.00146766169154229 0.00146766169154229],[0.00470149253731343 0.00472636815920398 0.00472636815920398 0.00470149253731343],[0.8,0.7,0.4],'LineStyle','none')

fill([0.00146766169154229 0.00146766169154229 0.00149253731343284 0.00149253731343284],[0.00470149253731343 0.00472636815920398 0.00472636815920398 0.00470149253731343],[0.8,0.7,0.4],'LineStyle','none')

fill([0.00149253731343284 0.00149253731343284 0.00151741293532338 0.00151741293532338],[0.00470149253731343 0.00472636815920398 0.00472636815920398 0.00470149253731343],[0.8,0.7,0.4],'LineStyle','none')

fill([0.000970149253731343 0.000970149253731343 0.00099502487562189 0.00099502487562189],[0.00472636815920398 0.00475124378109453 0.00475124378109453 0.00472636815920398],[0.8,0.7,0.4],'LineStyle','none')

fill([0.00104477611940298 0.00104477611940298 0.00106965174129353 0.00106965174129353],[0.00472636815920398 0.00475124378109453 0.00475124378109453 0.00472636815920398],[0.8,0.7,0.4],'LineStyle','none')

fill([0.00106965174129353 0.00106965174129353 0.00109452736318408 0.00109452736318408],[0.00472636815920398 0.00475124378109453 0.00475124378109453 0.00472636815920398],[0.8,0.7,0.4],'LineStyle','none')

fill([0.00111940298507463 0.00111940298507463 0.00114427860696517 0.00114427860696517],[0.00472636815920398 0.00475124378109453 0.00475124378109453 0.00472636815920398],[0.8,0.7,0.4],'LineStyle','none')

fill([0.00114427860696517 0.00114427860696517 0.00116915422885572 0.00116915422885572],[0.00472636815920398 0.00475124378109453 0.00475124378109453 0.00472636815920398],[0.8,0.7,0.4],'LineStyle','none')

fill([0.00129353233830846 0.00129353233830846 0.001318407960199 0.001318407960199],[0.00472636815920398 0.00475124378109453 0.00475124378109453 0.00472636815920398],[0.8,0.7,0.4],'LineStyle','none')

fill([0.001318407960199 0.001318407960199 0.00134328358208955 0.00134328358208955],[0.00472636815920398 0.00475124378109453 0.00475124378109453 0.00472636815920398],[0.8,0.7,0.4],'LineStyle','none')

fill([0.00134328358208955 0.00134328358208955 0.0013681592039801 0.0013681592039801],[0.00472636815920398 0.00475124378109453 0.00475124378109453 0.00472636815920398],[0.8,0.7,0.4],'LineStyle','none')

fill([0.0013681592039801 0.0013681592039801 0.00139303482587065 0.00139303482587065],[0.00472636815920398 0.00475124378109453 0.00475124378109453 0.00472636815920398],[0.8,0.7,0.4],'LineStyle','none')

fill([0.00109452736318408 0.00109452736318408 0.00111940298507463 0.00111940298507463],[0.00475124378109453 0.00477611940298507 0.00477611940298507 0.00475124378109453],[0.8,0.7,0.4],'LineStyle','none')

fill([0.00116915422885572 0.00116915422885572 0.00119402985074627 0.00119402985074627],[0.00475124378109453 0.00477611940298507 0.00477611940298507 0.00475124378109453],[0.8,0.7,0.4],'LineStyle','none')

fill([0.00119402985074627 0.00119402985074627 0.00121890547263682 0.00121890547263682],[0.00475124378109453 0.00477611940298507 0.00477611940298507 0.00475124378109453],[0.8,0.7,0.4],'LineStyle','none')

fill([0.00121890547263682 0.00121890547263682 0.00124378109452736 0.00124378109452736],[0.00475124378109453 0.00477611940298507 0.00477611940298507 0.00475124378109453],[0.8,0.7,0.4],'LineStyle','none')

fill([0.00124378109452736 0.00124378109452736 0.00126865671641791 0.00126865671641791],[0.00475124378109453 0.00477611940298507 0.00477611940298507 0.00475124378109453],[0.8,0.7,0.4],'LineStyle','none')

fill([0.00126865671641791 0.00126865671641791 0.00129353233830846 0.00129353233830846],[0.00475124378109453 0.00477611940298507 0.00477611940298507 0.00475124378109453],[0.8,0.7,0.4],'LineStyle','none')

fill([0.00116915422885572 0.00116915422885572 0.00119402985074627 0.00119402985074627],[0.00477611940298507 0.00480099502487562 0.00480099502487562 0.00477611940298507],[0.8,0.7,0.4],'LineStyle','none')
